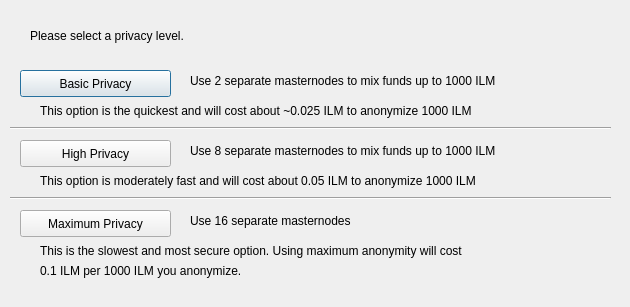
<?xml version="1.0" encoding="UTF-8"?>
<ui version="4.0">
 <class>DarksendConfig</class>
 <widget class="QDialog" name="DarksendConfig">
  <property name="geometry">
   <rect>
    <x>0</x>
    <y>0</y>
    <width>630</width>
    <height>307</height>
   </rect>
  </property>
  <property name="windowTitle">
   <string>Configure Darksend</string>
  </property>
  <widget class="QPushButton" name="buttonBasic">
   <property name="geometry">
    <rect>
     <x>20</x>
     <y>70</y>
     <width>151</width>
     <height>27</height>
    </rect>
   </property>
   <property name="text">
    <string>Basic Privacy</string>
   </property>
  </widget>
  <widget class="QPushButton" name="buttonHigh">
   <property name="geometry">
    <rect>
     <x>20</x>
     <y>140</y>
     <width>151</width>
     <height>27</height>
    </rect>
   </property>
   <property name="text">
    <string>High Privacy</string>
   </property>
  </widget>
  <widget class="QPushButton" name="buttonMax">
   <property name="geometry">
    <rect>
     <x>20</x>
     <y>210</y>
     <width>151</width>
     <height>27</height>
    </rect>
   </property>
   <property name="text">
    <string>Maximum Privacy</string>
   </property>
  </widget>
  <widget class="QLabel" name="label">
   <property name="geometry">
    <rect>
     <x>30</x>
     <y>20</y>
     <width>571</width>
     <height>31</height>
    </rect>
   </property>
   <property name="text">
    <string>Please select a privacy level.</string>
   </property>
  </widget>
  <widget class="QLabel" name="label_2">
   <property name="geometry">
    <rect>
     <x>190</x>
     <y>70</y>
     <width>421</width>
     <height>21</height>
    </rect>
   </property>
   <property name="text">
    <string>Use 2 separate masternodes to mix funds up to 1000 ILM</string>
   </property>
  </widget>
  <widget class="QLabel" name="label_3">
   <property name="geometry">
    <rect>
     <x>190</x>
     <y>140</y>
     <width>411</width>
     <height>21</height>
    </rect>
   </property>
   <property name="text">
    <string>Use 8 separate masternodes to mix funds up to 1000 ILM</string>
   </property>
  </widget>
  <widget class="QLabel" name="label_4">
   <property name="geometry">
    <rect>
     <x>190</x>
     <y>210</y>
     <width>421</width>
     <height>21</height>
    </rect>
   </property>
   <property name="text">
    <string>Use 16 separate masternodes</string>
   </property>
  </widget>
  <widget class="QLabel" name="label_6">
   <property name="geometry">
    <rect>
     <x>40</x>
     <y>100</y>
     <width>561</width>
     <height>21</height>
    </rect>
   </property>
   <property name="text">
    <string>This option is the quickest and will cost about ~0.025 ILM to anonymize 1000 ILM</string>
   </property>
  </widget>
  <widget class="QLabel" name="label_7">
   <property name="geometry">
    <rect>
     <x>40</x>
     <y>170</y>
     <width>561</width>
     <height>21</height>
    </rect>
   </property>
   <property name="text">
    <string>This option is moderately fast and will cost about 0.05 ILM to anonymize 1000 ILM</string>
   </property>
  </widget>
  <widget class="QLabel" name="label_8">
   <property name="geometry">
    <rect>
     <x>40</x>
     <y>240</y>
     <width>561</width>
     <height>21</height>
    </rect>
   </property>
   <property name="text">
    <string>This is the slowest and most secure option. Using maximum anonymity will cost</string>
   </property>
  </widget>
  <widget class="QLabel" name="label_9">
   <property name="geometry">
    <rect>
     <x>40</x>
     <y>260</y>
     <width>561</width>
     <height>21</height>
    </rect>
   </property>
   <property name="text">
    <string>0.1 ILM per 1000 ILM you anonymize.</string>
   </property>
  </widget>
  <widget class="Line" name="line">
   <property name="geometry">
    <rect>
     <x>10</x>
     <y>120</y>
     <width>601</width>
     <height>16</height>
    </rect>
   </property>
   <property name="orientation">
    <enum>Qt::Horizontal</enum>
   </property>
  </widget>
  <widget class="Line" name="line_2">
   <property name="geometry">
    <rect>
     <x>10</x>
     <y>190</y>
     <width>601</width>
     <height>16</height>
    </rect>
   </property>
   <property name="orientation">
    <enum>Qt::Horizontal</enum>
   </property>
  </widget>
 </widget>
 <resources/>
 <connections/>
</ui>
